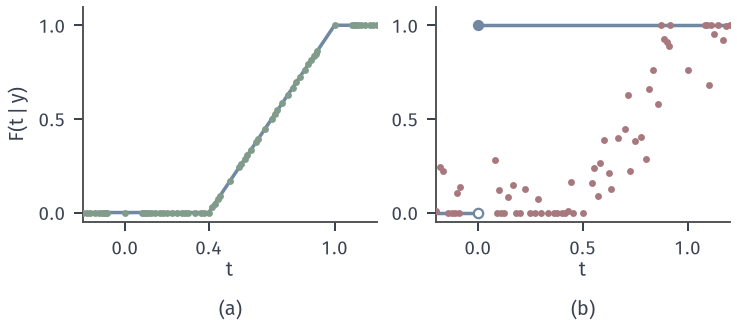

Reproduce this figure in Python.
"""Construction of a conditional CDF from rational thresholds (triangle model).
(a) y=0.4: G_q(y)=clip((q-0.4)/0.6,0,1) at rationals q=a/b, b<=12, q in [-0.2,1.2]; inf-regularised CDF.
(b) an exceptional observation whose chosen values are not monotone (seed 11) -> replaced by delta_0."""
from pathlib import Path
import sys
sys.path.insert(0, str(Path(__file__).resolve().parents[1]/"cdis-common"))
from common import *
from matplotlib.colors import LinearSegmentedColormap
HERE = Path(__file__).resolve().parent
from fractions import Fraction
qs = sorted({Fraction(a, b) for b in range(1, 13) for a in range(-3*b, 3*b+1) if -0.2 <= a/b <= 1.2})
q = np.array([float(v) for v in qs])
fig, (a, b) = figure(width_mm=104, height_mm=46, ncols=2)
y0 = 0.4
G = np.clip((q - y0)/(1 - y0), 0, 1)
t = np.linspace(-0.2, 1.2, 600)
a.plot(t, np.clip((t - y0)/(1 - y0), 0, 1), color=BLUE, lw=1.4, zorder=2)
a.scatter(q, G, s=4, color=GREEN, zorder=3)
a.set_xlim(-0.2, 1.2); a.set_ylim(-0.05, 1.1); a.set_xticks([0, 0.4, 1]); a.set_yticks([0, 0.5, 1])
a.set_xlabel('$t$', labelpad=1); a.set_ylabel('$F(t\\mid y)$')
rng = np.random.default_rng(11)
bad = np.clip(np.clip((q - 0.5)/0.5, 0, 1) + rng.normal(0, 0.18, q.size), 0, 1)
b.scatter(q, bad, s=4, color=RED, zorder=3)
b.plot([-0.2, 0], [0, 0], color=BLUE, lw=1.4); b.plot([0, 1.2], [1, 1], color=BLUE, lw=1.4)
b.scatter([0], [1], s=14, color=BLUE, zorder=4); b.scatter([0], [0], s=14, facecolor='white', edgecolor=BLUE, zorder=4, lw=0.9)
b.set_xlim(-0.2, 1.2); b.set_ylim(-0.05, 1.1); b.set_xticks([0, 0.5, 1]); b.set_yticks([0, 0.5, 1])
b.set_xlabel('$t$', labelpad=1)

tags(fig, (a, b,), ('(a)', '(b)',))
save(fig, HERE, 'figure', {'y': y0, 'rationals': 'a/b, b<=12', 'n_rationals': int(q.size), 'bad_seed': 11})
